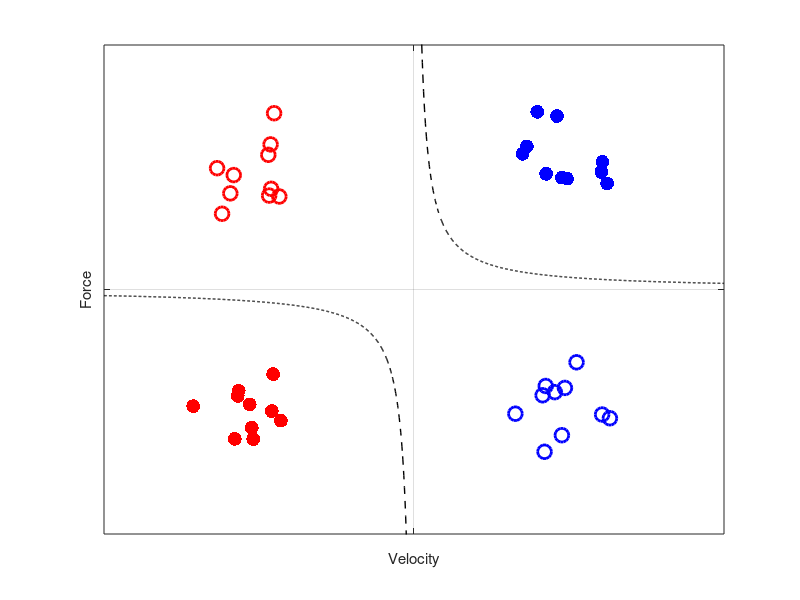
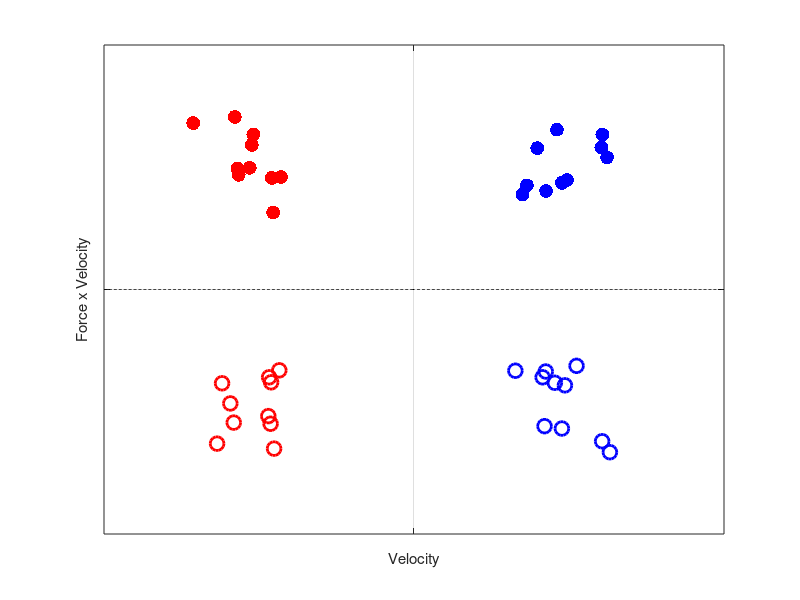
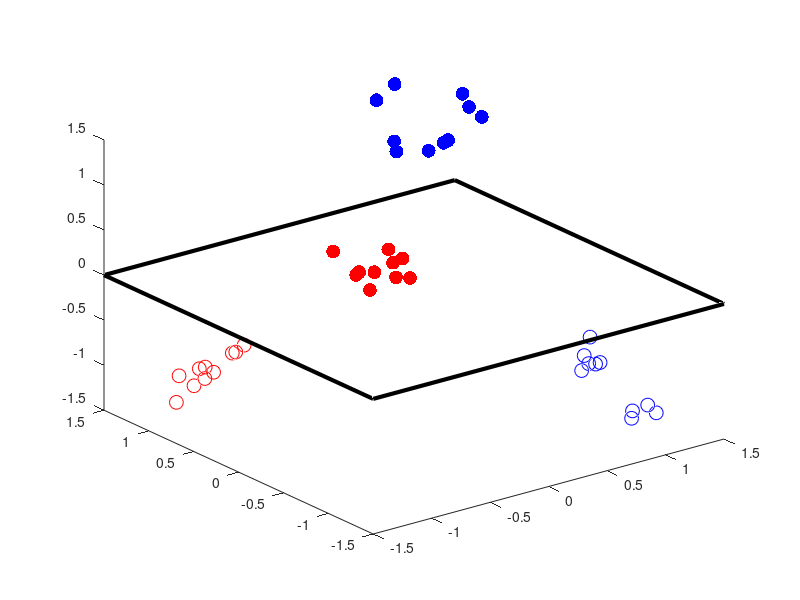

These figures' MATLAB source, in order:
function gen_fig0
%% Generate data for active and passive
numpts = 10;
active_right = 0.2*randn(numpts,2)+ones(numpts,2);
active_left = 0.2*randn(numpts,2)-ones(numpts,2);
passive_left = 0.2*randn(numpts,2)+repmat([-1 1],numpts,1);
passive_right = 0.2*randn(numpts,2)+repmat([1 -1],numpts,1);

% generate boundary lines
velneg = linspace(-2,-0.01,1000);
velpos = linspace(0.01,2,1000);
forceneg = 0.1./velneg;
forcepos = 0.1./velpos;

% Plot velocity force
figure(1)
clf
plot(active_right(:,1),active_right(:,2),'.b', 'markersize', 30)
hold on
plot(passive_left(:,1),passive_left(:,2),'or', 'markersize', 10,'linewidth',2)
plot(active_left(:,1),active_left(:,2),'.r', 'markersize', 30)
plot(passive_right(:,1),passive_right(:,2),'ob', 'markersize', 10,'linewidth',2)
plot(velneg,forceneg,'--k','linewidth',1)
plot(velpos,forcepos,'--k','linewidth',1)

axis([-2 2 -2 2])
grid on
set(gca,'xticklabel','','yticklabel','','xtick',[0],'ytick',[0])
xlabel 'Velocity'
ylabel 'Force'

%% compute force*vel
active_right_forcevel = active_right(:,1).*active_right(:,2);
active_left_forcevel = active_left(:,1).*active_left(:,2);
passive_left_forcevel = passive_left(:,1).*passive_left(:,2);
passive_right_forcevel = passive_right(:,1).*passive_right(:,2);

% Plot velocity force-velocity
figure(2)
clf
plot(active_right(:,1),active_right_forcevel,'.b', 'markersize', 30)
hold on
plot(passive_left(:,1),passive_left_forcevel,'or', 'markersize', 10,'linewidth',2)
plot(active_left(:,1),active_left_forcevel,'.r', 'markersize', 30)
plot(passive_right(:,1),passive_right_forcevel,'ob', 'markersize', 10,'linewidth',2)
plot([velneg velpos], zeros(size([velneg velpos])),'--k')

axis([-2 2 -2 2])
grid on
set(gca,'xticklabel','','yticklabel','','xtick',[0],'ytick',[0])
xlabel 'Velocity'
ylabel 'Force x Velocity'

%% plot 3d view
figure(3)
clf
plot3(active_right(:,1),active_right(:,2),active_right_forcevel,'.b', 'markersize', 30)
hold on
plot3(passive_left(:,1),passive_left(:,2),passive_left_forcevel,'or', 'markersize', 10)
plot3(active_left(:,1),active_left(:,2),active_left_forcevel,'.r', 'markersize', 30)
plot3(passive_right(:,1),passive_right(:,2),passive_right_forcevel,'ob', 'markersize', 10)

% plot axis lines (x y z)
% plot3([-1.5 1.5],[0 0],[0 0],'-k','linewidth',3)
% plot3([0 0],[-1.5 1.5],[0 0],'-k','linewidth',3)
% plot3([0 0],[0 0],[-1.5 1.5],'-k','linewidth',3)

% plot plane of separation
plot3([-1.5 1.5],[-1.5 -1.5],[0 0],'-k','linewidth',3)
plot3([-1.5 1.5],[1.5 1.5],[0 0],'-k','linewidth',3)
plot3([-1.5 -1.5],[-1.5 1.5],[0 0],'-k','linewidth',3)
plot3([1.5 1.5],[-1.5 1.5],[0 0],'-k','linewidth',3)

% plot stems
% for i = 1:numpts
%     plot3(active_right(i,1),active_right(i,2),active_right_forcevel(i),'-k')
%     plot3(passive_left(i,1),passive_left(i,2),passive_left_forcevel(i),'-k')
%     plot3(active_left(i,1),active_left(i,2),active_left_forcevel(i),'-k')
%     plot3([passive_right(i,1) passive_right(i,1)],[passive_right(i,2) passive_right(i,2)],[0 passive_right_forcevel(i)],'-k','linewidth',1)
% end

axis([-1.5 1.5 -1.5 1.5 -1.5 1.5])
% axis off


